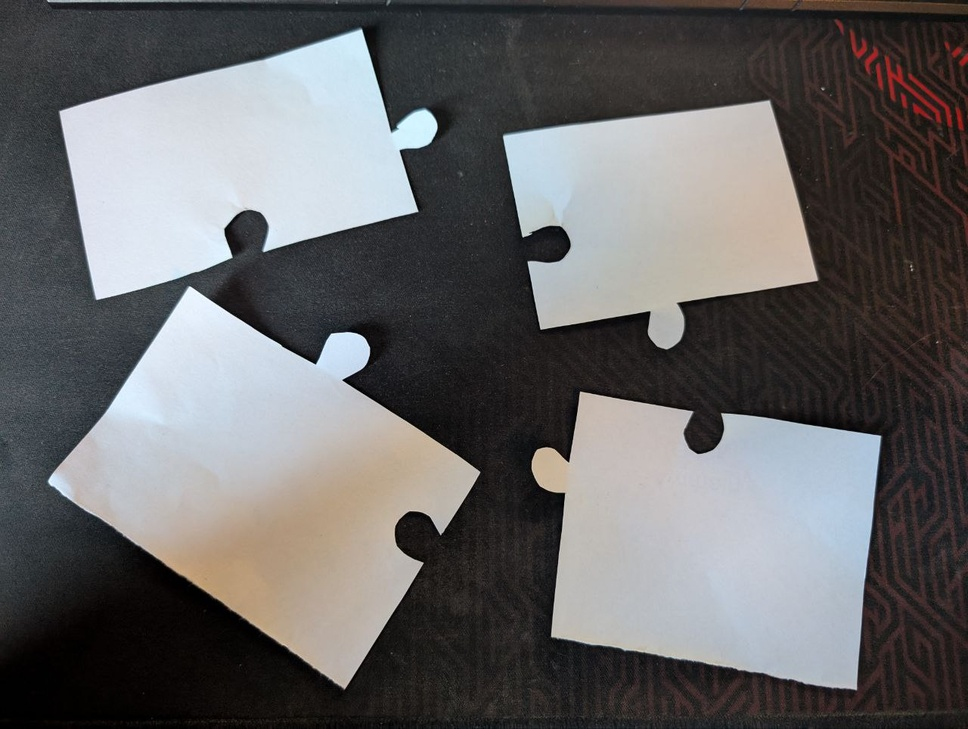
#> input picture Data/5990104323121597224.jpg, 968 x 729 px, shrunk from 1280 x 964 before the run, found by its file name
$ python Position_and_rotation.py
#> lines starting #> are read from the running program, lines starting #| are printed output that depends on the picture; after the words box and inside, x2 and y2 are one past the last pixel; in counts of white or black regions, pixels touching at a corner belong together
### Position_and_Rotation/ShapeAnalyzer.py
from __future__ import annotations
import cv2 as cv
import numpy as np
from pathlib import Path
from typing import List, Tuple, Dict, Optional

class ShapeAnalyzer:
    """
    Analyze shapes in an image using OpenCV.

    - load()                 → loads image and grayscale
    - detect_edges()         → Canny edges
    - find_contours()        → find contours from edges
    - top_n_contours(n)      → keep n largest contours
    - annotate()             → draw contours + boxes + labels
    - metrics()              → area, perimeter, bbox for each contour
    - similarity_matrix()    → pairwise shape similarity
    - show()/save()          → visualize/save annotated result
    """

    def __init__(
        self,
        image_path: str | Path,
        canny_low: int = 50,
        canny_high: int = 150,
        retrieval_mode: int = cv.RETR_EXTERNAL,
        approx_mode: int = cv.CHAIN_APPROX_SIMPLE,
    ):
        self.image_path = Path(image_path)
        self.canny_low = canny_low
        self.canny_high = canny_high
        self.retrieval_mode = retrieval_mode
        self.approx_mode = approx_mode

        self.src: Optional[np.ndarray] = None
        self.src_gray: Optional[np.ndarray] = None
        self.edges: Optional[np.ndarray] = None
        self.contours: List[np.ndarray] = []
        self.hierarchy: Optional[np.ndarray] = None
        self.output: Optional[np.ndarray] = None

    # ---- Pipeline steps -----------------------------------------------------

    def load(self) -> "ShapeAnalyzer":
        """Load image and convert to grayscale."""
        self.src = cv.imread(str(self.image_path))
        if self.src is None:
            raise FileNotFoundError(f"Could not read image: {self.image_path}")
        self.src_gray = cv.cvtColor(self.src, cv.COLOR_BGR2GRAY)
        self.output = self.src.copy()
        return self

    def detect_edges(self) -> "ShapeAnalyzer":
        """Detect edges using Canny."""
        if self.src_gray is None:
            raise RuntimeError("Call load() before detect_edges().")
        self.edges = cv.Canny(self.src_gray, self.canny_low, self.canny_high)
        return self

    def find_contours(self) -> "ShapeAnalyzer":
        """Find contours from edges."""
        if self.edges is None:
            raise RuntimeError("Call detect_edges() before find_contours().")
        contours, hierarchy = cv.findContours(self.edges, self.retrieval_mode, self.approx_mode)
        self.contours = contours
        self.hierarchy = hierarchy
        return self

    def top_n_contours(self, n: int = 10) -> "ShapeAnalyzer":
        """Keep only the n largest contours by area."""
        self.contours = sorted(self.contours, key=cv.contourArea, reverse=True)[:n]
        return self


    # ---- Analysis helpers ---------------------------------------------------

    # [27 lines left out: functions metrics, similarity_matrix, not called in this run]

    # ---- Visualization ------------------------------------------------------

    def annotate(
        self,
        draw_contours: bool = True,
        draw_boxes: bool = True,
        draw_labels: bool = True,
        contour_color: Tuple[int, int, int] = (0, 255, 0),
        box_color: Tuple[int, int, int] = (255, 0, 0),
        thickness: int = 2,
        font_scale: float = 0.5,
        text_color: Tuple[int, int, int] = (255, 255, 255),
    ) -> "ShapeAnalyzer":
        """Draw contours, bounding boxes, and labels on the output image."""
        if self.output is None:
            raise RuntimeError("Call load() first.")
        if draw_contours:
            cv.drawContours(self.output, self.contours, -1, contour_color, thickness)

        if draw_boxes or draw_labels:
            for i, c in enumerate(self.contours):
                x, y, w, h = cv.boundingRect(c)
                if draw_boxes:
                    cv.rectangle(self.output, (x, y), (x + w, y + h), box_color, thickness)
                if draw_labels:
                    cv.putText(
                        self.output,
                        f"Objekt {i+1}",
                        (x, max(0, y - 10)),
                        cv.FONT_HERSHEY_SIMPLEX,
                        font_scale,
                        text_color,
                        1,
                        cv.LINE_AA
                    )
        return self

    # [16 lines left out: functions show, save, not called in this run]

    # ---- Convenience one-shot ----------------------------------------------

    def process(self, top_n: int = 4) -> "ShapeAnalyzer":
        """Run the full pipeline with default steps."""
        return (
            self.load()
                .detect_edges()
                .find_contours()
                .top_n_contours(top_n)
                .annotate()
        )
#> in load, self.src is the input picture: shape (729, 968, 3); mean B, G, R 102.4, 101.6, 102.6
#> in load, `self.src_gray = cv.cvtColor(self.src, cv.COLOR_BGR2GRAY)`:
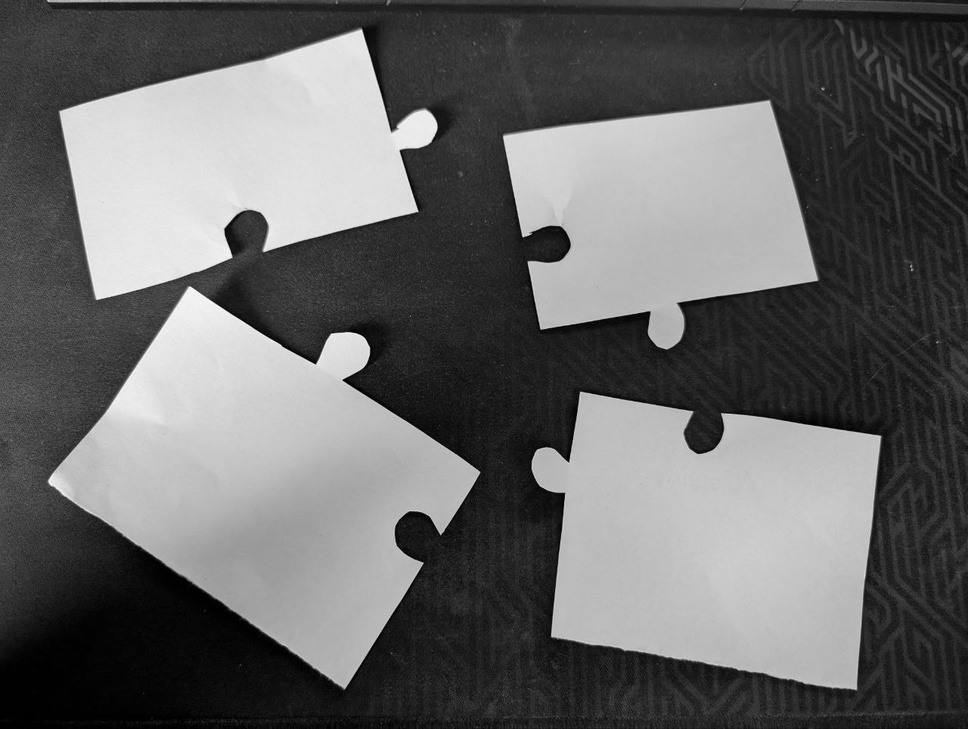
#> self.src_gray: shape (729, 968); min 0, max 253, mean 102
#> in detect_edges, `self.edges = cv.Canny(self.src_gray, self.canny_low, self.canny_high)`:
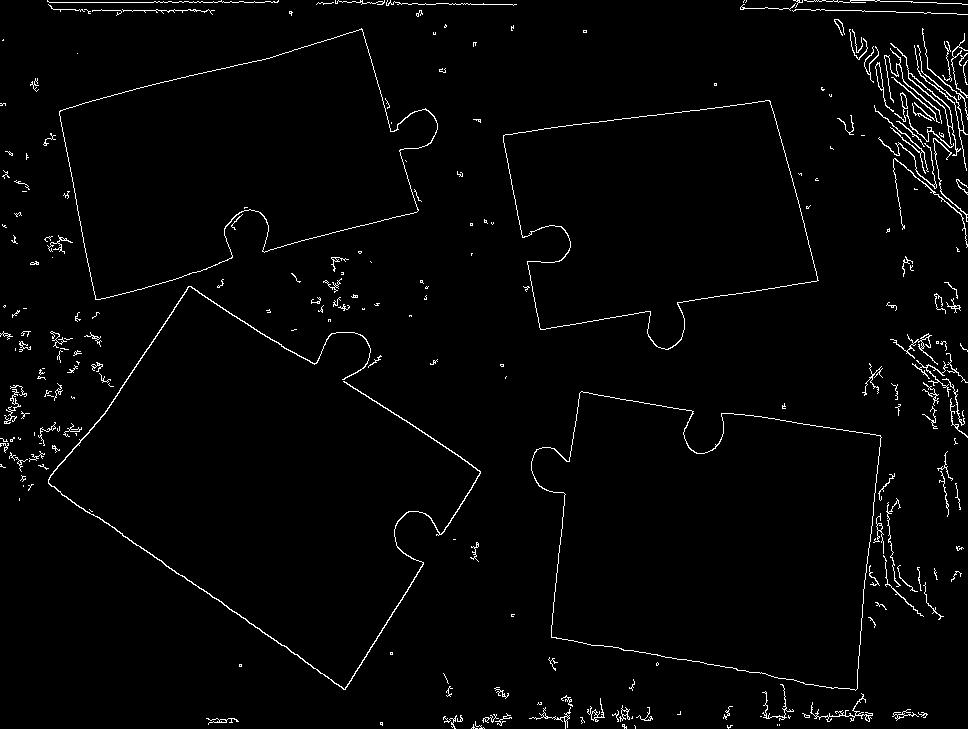
#> self.edges: shape (729, 968); 2.1% white in thin lines or dots
#> in find_contours, `contours, hierarchy = cv.findContours(self.edges, self.retrieval_mode,..`: contours = 249 contours, 209 with area under 20; largest, box (x1, y1, x2, y2) and area: (531, 391, 882, 691) 77165, (59, 28, 438, 300) 61101, (503, 100, 819, 350) 52880, (48, 286, 481, 690) 694, (890, 43, 961, 156) 353
#> in find_contours, `self.contours = contours`: self.contours has the same summary as contours
#> in find_contours, `self.hierarchy = hierarchy`: self.hierarchy = 249 rows, first 6: [1, -1, -1, -1], [2, 0, -1, -1], [3, 1, -1, -1], [4, 2, -1, -1], [5, 3, -1, -1], [6, 4, -1, -1]
#> in top_n_contours, `self.contours = sorted(self.contours, key=cv.contourArea, reverse=True..`: self.contours = 10 contours; largest, box (x1, y1, x2, y2) and area: (531, 391, 882, 691) 77165, (59, 28, 438, 300) 61101, (503, 100, 819, 350) 52880, (48, 286, 481, 690) 694, (890, 43, 961, 156) 353
#> in annotate, `cv.drawContours(self.output, self.contours, -1, contour_color, thickne..`:
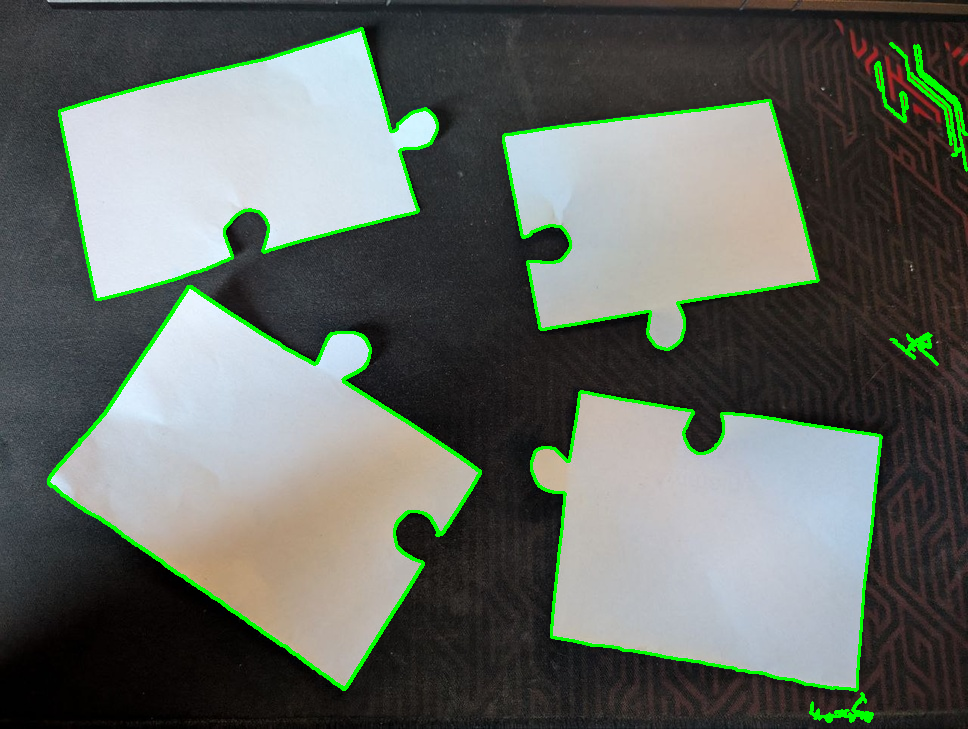
#> self.output: shape (729, 968, 3); 2.98% of pixels changed, all inside (x1, y1, x2, y2) = (47, 27, 968, 723)
#> the loop in annotate, `for i, c in enumerate(self.contours):` made 10 passes
#> (x, y, w, h) on passes 1 to 10: (531, 391, 351, 300), (59, 28, 379, 272), (503, 100, 316, 250), (48, 286, 433, 404), (890, 43, 71, 113), (875, 62, 19, 50), (890, 333, 48, 32), (894, 92, 14, 30), (914, 45, 54, 126), (810, 693, 63, 29)
#> after the loop in annotate, `for i, c in enumerate(self.contours):`:
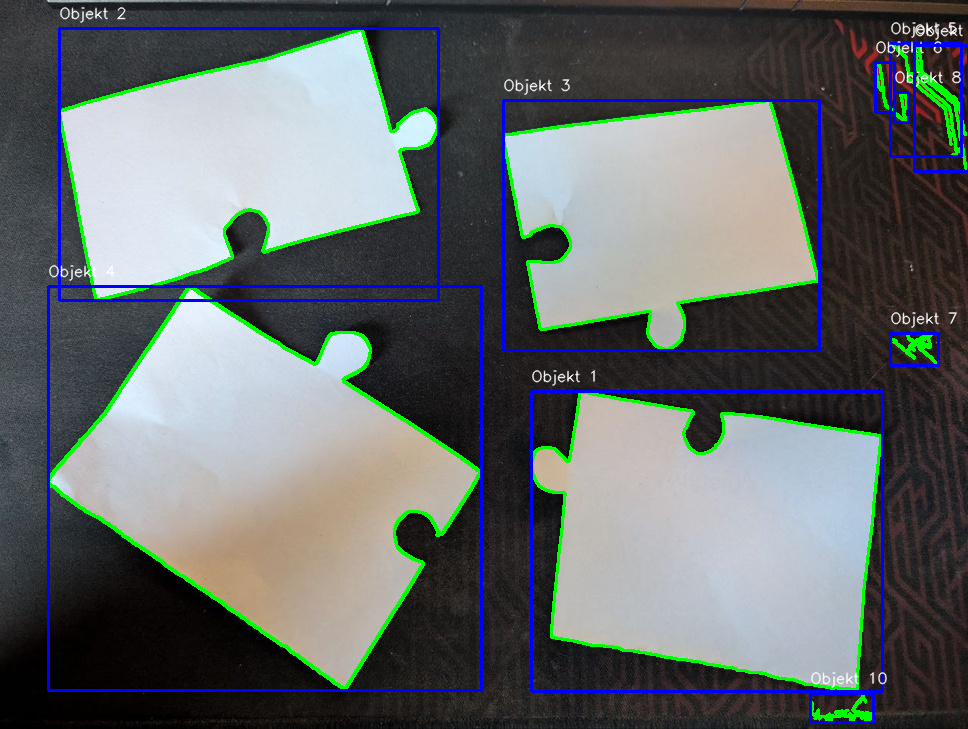
#> self.output: shape (729, 968, 3); 3.37% of pixels changed, all inside (x1, y1, x2, y2) = (47, 6, 968, 724)

### Position_and_Rotation/Position_and_rotation.py
import matplotlib.pyplot as plt
import matplotlib.patches as patches
import numpy as np
import cv2 as cv
from Position_and_Rotation.ShapeAnalyzer import ShapeAnalyzer

analyzer = ShapeAnalyzer("Data/5990104323121597224.jpg")
analyzer.process(top_n=10)           # runs load → edges → find → top N → annotate

topN = analyzer.contours            # ← list of contours
#> topN has the same summary as self.contours in top_n_contours
# Select specific shapes in the list of topN
selected_indices = [0, 1, 2, 9]
# 4 Puzzle contours
selected_contours=[]
# Translated and Rotated contours.
translated_contours =[]


# Translate a contour.
def translate_contour(contour, x_axis, y_axis):
    """
    Move a contour by x and y coordinates.
    """
    return contour + np.array([x_axis, y_axis])

# Rotate a Shape function.
def rotate_contour(contour, angle_deg):
    M = cv.moments(contour)
    cx = M["m10"] / M["m00"]
    cy = M["m01"] / M["m00"]
    center = np.array([cx, cy])

    angle_rad = np.deg2rad(angle_deg)
    rot_mat = np.array([
        [np.cos(angle_rad), -np.sin(angle_rad)],
        [np.sin(angle_rad),  np.cos(angle_rad)]
    ])

    # translate → rotate → translate back
    return (contour - center) @ rot_mat.T + center


def plot_contours(contours, cmap='tab10', linewidth=2):
    colors = plt.get_cmap(cmap).colors
    for i, cnt in enumerate(contours):
        area = cv.contourArea(cnt)
        print(f"Contour {i}: Area= {area}")
        cnt = np.asarray(cnt).reshape(-1, 2)
        plt.plot(cnt[:, 0], cnt[:, 1],
                 color=colors[i % len(colors)],
                 linewidth=linewidth)

def plot_center(contours):
    for i, cnt in enumerate(contours):
        M = cv.moments(cnt)
        cx = M["m10"] / abs(M["m00"])
        cy = M["m01"] / abs(M["m00"])
        center = np.array([cx, cy])
        plt.scatter(center[0], center[1], color='red', marker='x', s=100)

def draw_box(contours, ax=None, color='green', linewidth=2, text_offset=5):
    """
    Draw axis-aligned bounding boxes around contours and label them by index.

    Parameters:
        contours : list[np.ndarray]
            List of contours (each Nx2 or Nx1x2 array)
    """
    if ax is None:
        ax = plt.gca()

    for i, cnt in enumerate(contours):
        pts = np.asarray(cnt).reshape(-1, 2).astype(np.int32)
        x, y, w, h = cv.boundingRect(pts)

        # Compute and print area to console
        area = w * h
        print(f"Contour {i}: Bounding box area = {area}")
        # Draw rectangle
        rect = patches.Rectangle((x, y), w, h,
                                 fill=False, color=color, linewidth=linewidth)
        ax.add_patch(rect)
        # Label with contour index
        ax.text(x, y - text_offset, str(i),
                color=color, fontsize=10, weight='bold')


selected_contours = []
for i, cnt in enumerate(topN):
    if i in selected_indices:
        selected_contours.append(cnt.reshape(-1, 2))
#> this loop made 10 passes
#> after the loop, selected_contours = 4 items

plot_contours(selected_contours)
#> the loop in plot_contours, `for i, cnt in enumerate(contours):` made 4 passes
#> area on passes 1 to 4: 77165, 61101, 52880.5, 58
#| Contour 0: Area= 77165.0
#| Contour 1: Area= 61101.0
#| Contour 2: Area= 52880.5
#| Contour 3: Area= 58.0
plot_center(selected_contours)
#> the loop in plot_center, `for i, cnt in enumerate(contours):` made 4 passes
#> (cx, cy) on passes 1 to 4: (714, 539.5), (235.6, 161.2), (659, 213.6), (850, 713.5)
draw_box(selected_contours)
#> the loop in draw_box, `for i, cnt in enumerate(contours):` made 4 passes
#> (x, y, w, h, area) on passes 1 to 4: (531, 391, 351, 300, 105300), (59, 28, 379, 272, 103088), (503, 100, 316, 250, 79000), (810, 693, 63, 29, 1827)
#| Contour 0: Bounding box area = 105300
#| Contour 1: Bounding box area = 103088
#| Contour 2: Bounding box area = 79000
#| Contour 3: Bounding box area = 1827


## Visualization -------------------------------------------------------------------

plt.gca().invert_yaxis()
plt.axis("equal")
plt.autoscale(False)
plt.show()
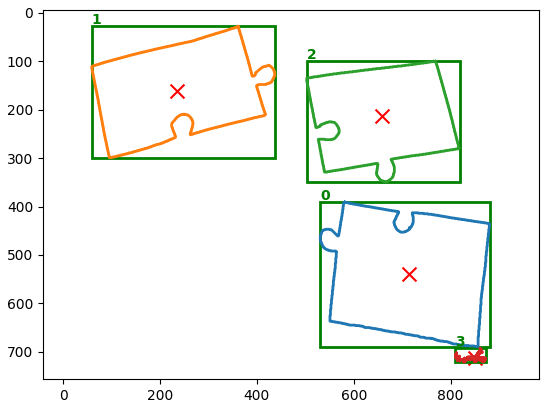
#> figure drawn by matplotlib, 1 panel

$ run again, with Data/5836667763232017659.jpg copied over Data/5990104323121597224.jpg
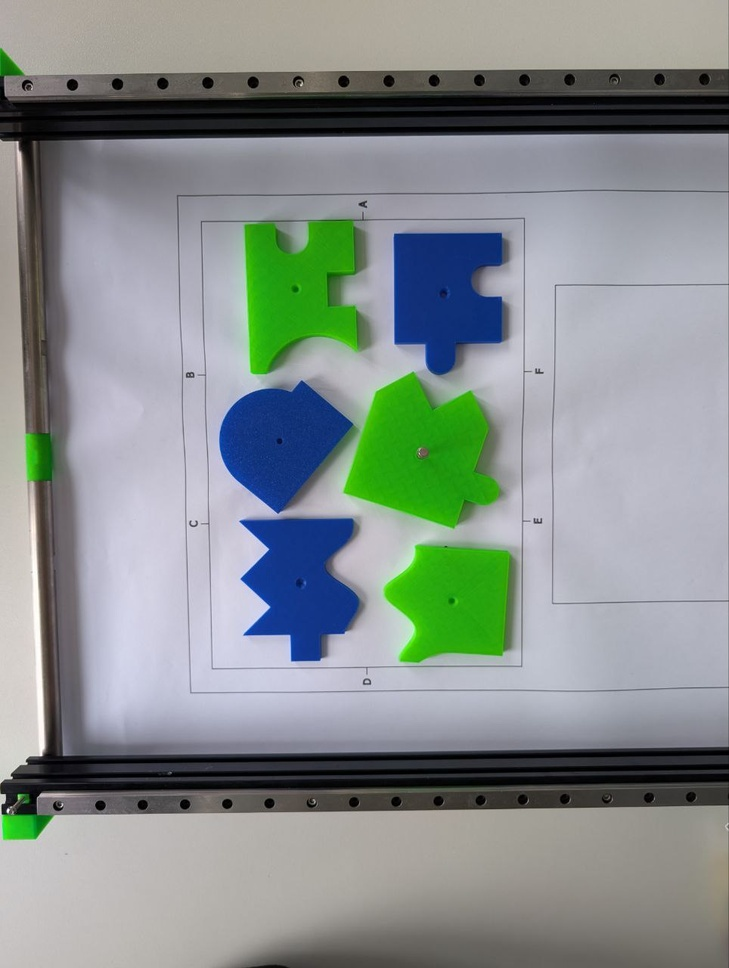
#> input picture Data/5836667763232017659.jpg, 729 x 968 px, shrunk from 964 x 1280 before the run, found by its file name
#> in load, self.src is the input picture: shape (968, 729, 3); mean B, G, R 141.7, 143.7, 135.1
#> in detect_edges, `self.edges = cv.Canny(self.src_gray, self.canny_low, self.canny_high)`:
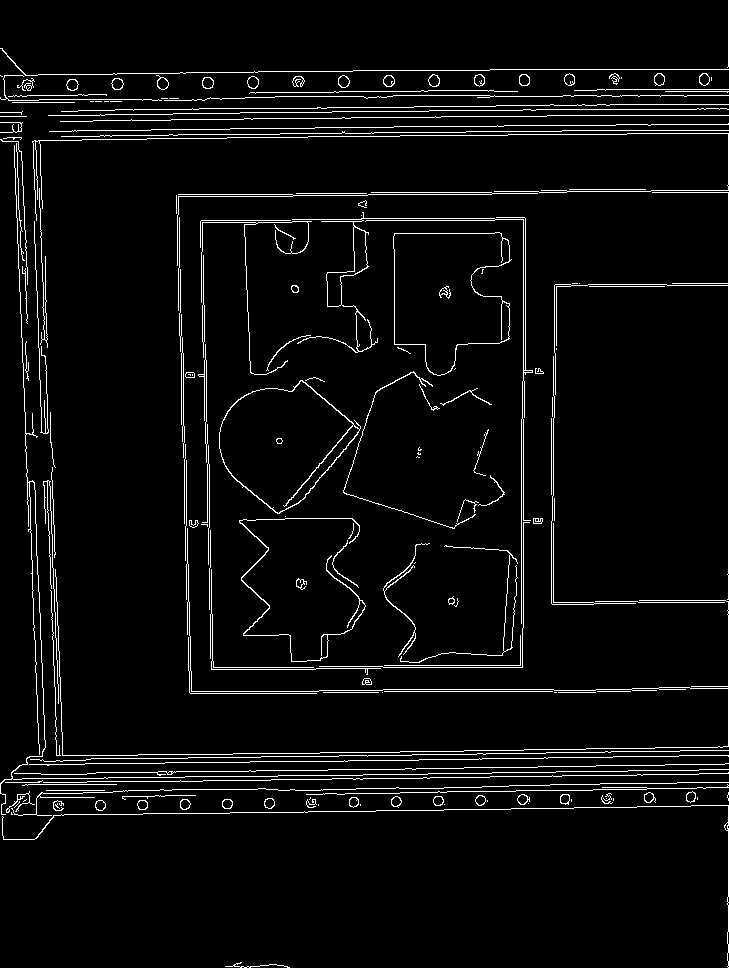
#> self.edges: shape (968, 729); 4.4% white in thin lines or dots
#> contours = 172 contours, 121 with area under 20; largest, box (x1, y1, x2, y2) and area: (393, 232, 512, 376) 12374, (219, 380, 361, 514) 11719, (292, 212, 533, 624) 1111, (239, 518, 366, 662) 184, (247, 76, 259, 89) 107
#> in find_contours, `self.contours = contours`: self.contours has the same summary as contours
#> self.hierarchy = 172 rows, first 6: [1, -1, -1, -1], [2, 0, -1, -1], [3, 1, -1, -1], [4, 2, -1, -1], [5, 3, -1, -1], [6, 4, -1, -1]
#> in top_n_contours, `self.contours = sorted(self.contours, key=cv.contourArea, reverse=True..`: self.contours = 10 contours; largest, box (x1, y1, x2, y2) and area: (393, 232, 512, 376) 12374, (219, 380, 361, 514) 11719, (292, 212, 533, 624) 1111, (239, 518, 366, 662) 184, (247, 76, 259, 89) 107
#> the loop in annotate, `for i, c in enumerate(self.contours):` made 10 passes
#> (x, y, w, h) on passes 1 to 8: (393, 232, 119, 144), (219, 380, 142, 134), (292, 212, 241, 412), (239, 518, 127, 144), (247, 76, 12, 13), (338, 75, 12, 13), (156, 75, 13, 15), (202, 77, 12, 12)
#> topN has the same summary as self.contours in top_n_contours
#> the loop `for i, cnt in enumerate(topN):` made 10 passes
#> after the loop `for i, cnt in enumerate(topN):`: selected_contours = 4 items
#> the loop in plot_contours, `for i, cnt in enumerate(contours):` made 4 passes
#> area on passes 1 to 4: 12374.5, 11719, 1111, 103
#> (printed output is left out)
#> the loop in plot_center, `for i, cnt in enumerate(contours):` made 4 passes
#> (cx, cy) on passes 1 to 4: (446.5, 293.6), (282.6, 442.4), (351, 272.5), (71.95, 84.4)
#> the loop in draw_box, `for i, cnt in enumerate(contours):` made 4 passes
#> (x, y, w, h, area) on passes 1 to 4: (393, 232, 119, 144, 17136), (219, 380, 142, 134, 19028), (292, 212, 241, 412, 99292), (66, 79, 13, 12, 156)
#> (printed output is left out)
#> `plt.show()`:
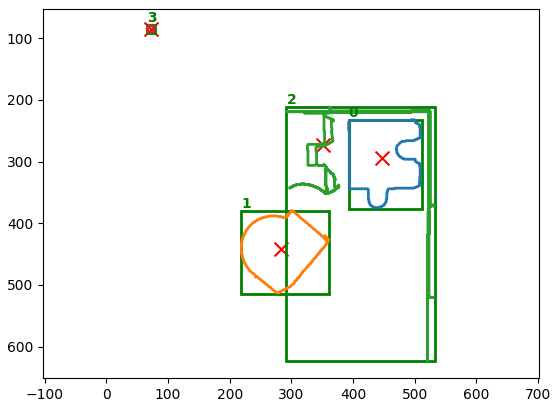
#> figure drawn by matplotlib, 1 panel
